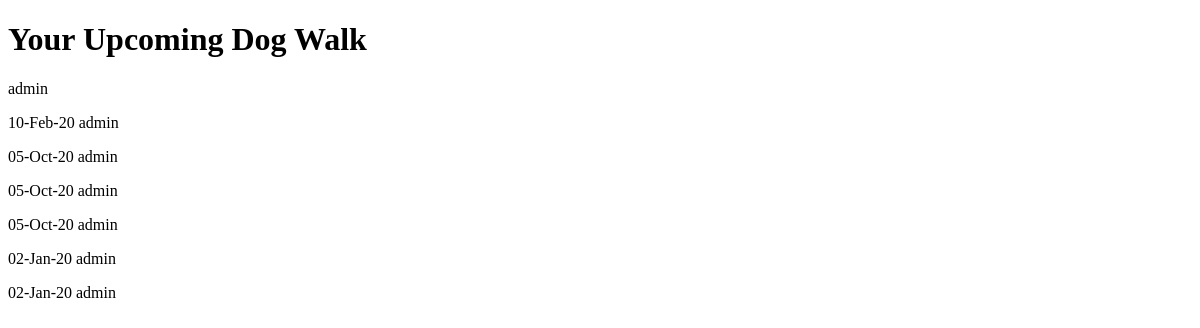
Page /userprofile/ (signed in) on the earlier database version.
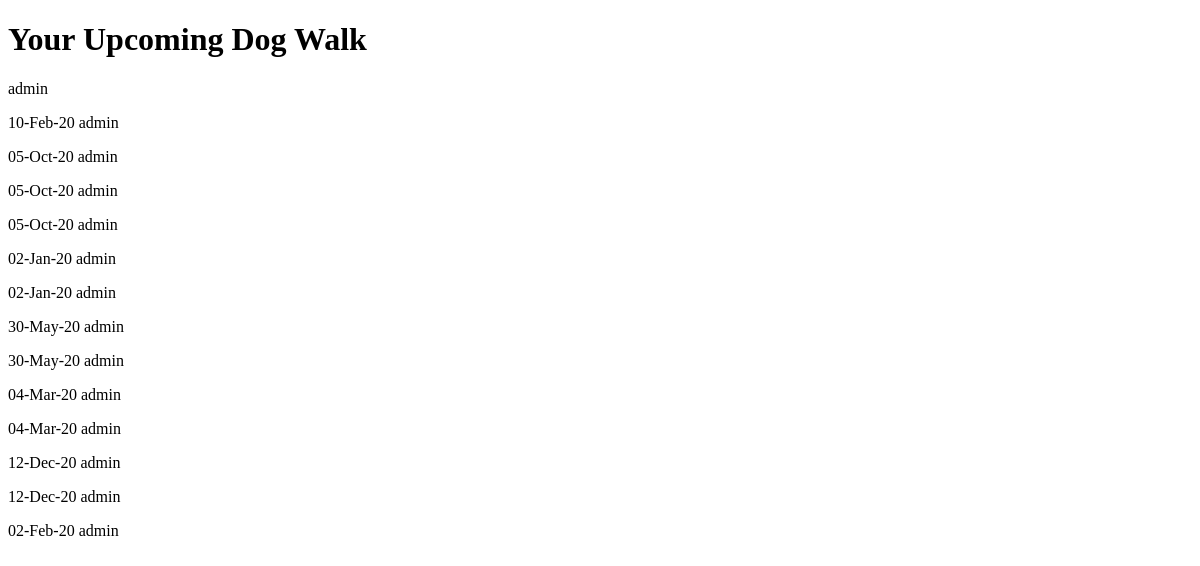
Same page on the later database version.
### bookings/models.py (models this page shows)
class Booking(models.Model):
    user = models.ForeignKey(User, on_delete=models.CASCADE, blank=True, null=True,)
    date_time = models.DateTimeField()
    walk_time = models.IntegerField()
    dog = models.ForeignKey(Dog, on_delete=models.CASCADE, blank=True, null=True,)
    def __str__(self):
        return self.date_time.strftime('%d-%b-%y') + ' ' + self.user.username

### bookings/views.py (the view)
# urls.py: path('userprofile/', views.UserProfile.as_view(), name='userprofile'),
class UserProfile(CreateView):
    def get(self, request,*args, **kwargs):
        if request.user.is_authenticated:
            profile = request.user
            bookings = Booking.objects.filter(user=request.user)
            context = {'profile':profile, 'booking': bookings}
            return render(request, 'userprofile.html', {'profile':profile, 'bookings':bookings})
        else:
            return redirect('homepage')

### bookings/templates/userprofile.html (shortened to what this page needs)
<!DOCTYPE html>
<html lang="en">
<head>
</head>
<body>
    <h1>Your Upcoming Dog Walk</h1>
    {% if profile %}
        <p>{{profile}}</p>
    {% else %}
        <p>No user is found </p>
    {% endif %}
    {% for booking in bookings %}
        <p>{{booking}}</p>
    {% endfor %}
</body>
</html>

Differences in the rows shown:
added Booking: date_time+user "30-May-20 admin"
added Booking: date_time+user "30-May-20 admin"
added Booking: date_time+user "04-Mar-20 admin"
added Booking: date_time+user "04-Mar-20 admin"
added Booking: date_time+user "12-Dec-20 admin"
added Booking: date_time+user "12-Dec-20 admin"
added Booking: date_time+user "02-Feb-20 admin"
